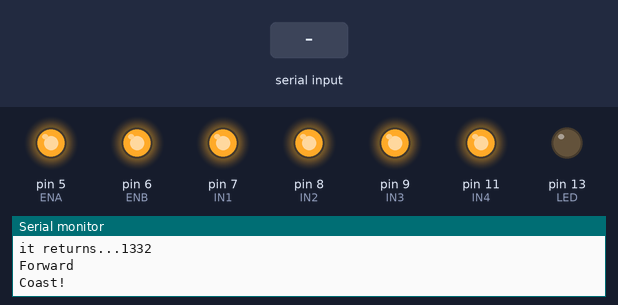
Recording of a sketch running on a simulated Arduino Uno, built with avr-gcc and run on an emulated ATmega328P. On the bench: output pins drawn as LEDs (lit = HIGH), the last lines printed to the serial monitor. The inputs (shaded band) are chosen by the test bench.

Above: at 2.7 s.
2.8 s: "b" received over Serial
At 4.0 s:
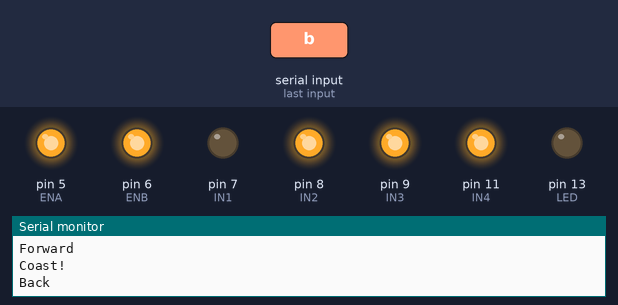
4.3 s: "l" received over Serial
At 5.1 s:
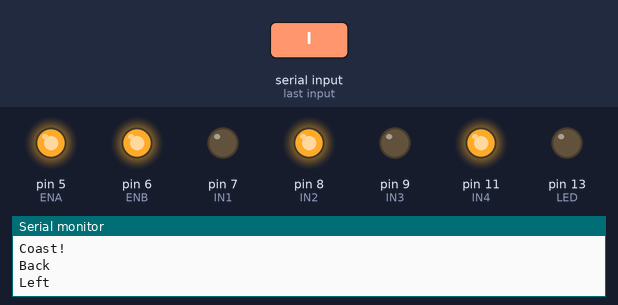
5.8 s: "r" received over Serial
At 6.3 s:
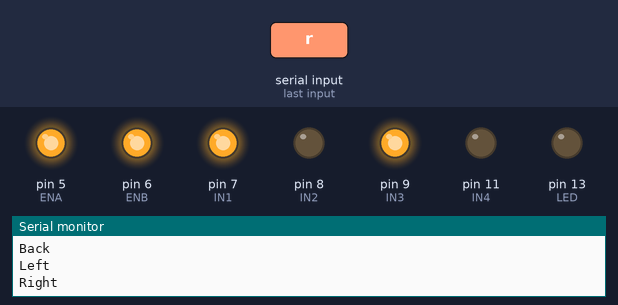
7.3 s: "s" received over Serial
At 8.5 s:
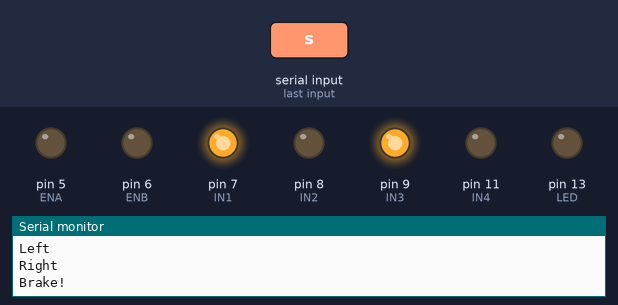
8.8 s: "a" received over Serial
At 9.7 s:
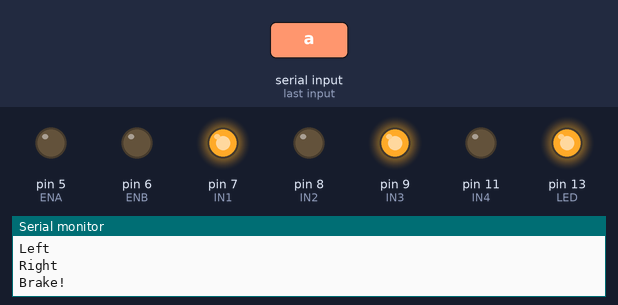
10.3 s: "f" received over Serial
At 10.9 s:
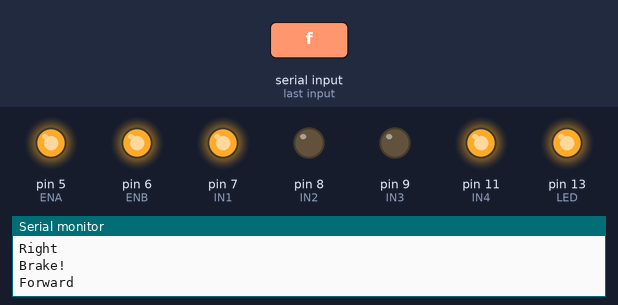
Timing chart, 0 to 12.8 s (numbered marks = the images above; inputs shaded):
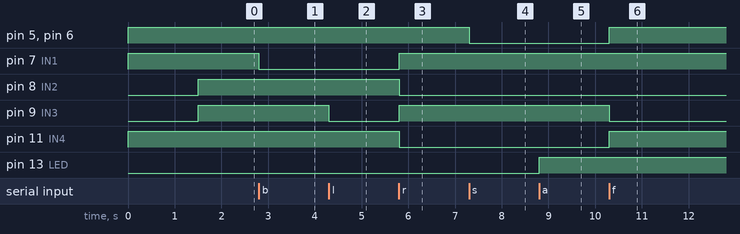

The sketch:

BluetoothModule.ino
```cpp
#define ENA 5
#define ENB 6
#define IN1 7
#define IN2 8
#define IN3 9
#define IN4 11
#define LED 13

unsigned char carSpeed = 150;
bool state = LOW;


void forward(){
  digitalWrite(ENA,HIGH);
  digitalWrite(ENB,HIGH);
  digitalWrite(IN1,HIGH);
  digitalWrite(IN2,LOW);
  digitalWrite(IN3,LOW);
  digitalWrite(IN4,HIGH);
  Serial.println("Forward");
}

void back(){
  digitalWrite(ENA,HIGH);
  digitalWrite(ENB,HIGH);
  digitalWrite(IN1,LOW);
  digitalWrite(IN2,HIGH);
  digitalWrite(IN3,HIGH);
  Serial.println("Back");
}

void left(){
  digitalWrite(ENA,HIGH);
  digitalWrite(ENB,HIGH);
  digitalWrite(IN1,LOW);
  digitalWrite(IN2,HIGH);
  digitalWrite(IN3,LOW);
  digitalWrite(IN4,HIGH);
  Serial.println("Left");
}

void right(){
  digitalWrite(ENA,HIGH);
  digitalWrite(ENB,HIGH);
  digitalWrite(IN1,HIGH);
  digitalWrite(IN2,LOW);
  digitalWrite(IN3,HIGH);
  digitalWrite(IN4,LOW);
  Serial.println("Right");
}

void coast(){
  digitalWrite(ENA,HIGH);
  digitalWrite(ENB,HIGH);
  digitalWrite(IN1,HIGH);
  digitalWrite(IN2,HIGH);
  digitalWrite(IN3,HIGH);
  digitalWrite(IN4,HIGH);
  Serial.println("Coast!");
}

void brake(){
  digitalWrite(ENA,LOW);
  digitalWrite(ENB,LOW);
  Serial.println("Brake!");
}

void stateChange(){
  state = !state;
  digitalWrite(LED, state);
}


void simpleAFunctionMan() {
}

int functionThatReturnsAnInt(int juju) {
  return 666 * juju;
}

void swiggleMilliseconds(int millis) {
  int numIterations = millis / 200;
  for (int n = 0 ; n < numIterations ; n++) {
     swiggle();
  }
}

void swiggle() {
  right();
  delay(100);
  left();
  delay(100);
}

void swiggleSeconds(int secs) {
  swiggleMilliseconds(secs * 1000);
}

//
void setup() {
  Serial.begin(9600);
  Serial.println("setup");

  pinMode(LED, OUTPUT);
  pinMode(IN1, OUTPUT);
  pinMode(IN2, OUTPUT);
  pinMode(IN3, OUTPUT);
  pinMode(IN4, OUTPUT);
  pinMode(ENA, OUTPUT);
  pinMode(ENB, OUTPUT);


  simpleAFunctionMan();
  int ret = functionThatReturnsAnInt(2);
  Serial.print("it returns...");
  Serial.println(ret);

  //swiggle();
  //brake();
  forward();
  delay(1500);
  //brake();
  coast();
}

//
void loop() {
  //The Bluetooth serial port to recieve data in the function
  // Serial.println("loop");
  char getstr = Serial.read();
  switch(getstr){
    case 'f': forward(); break;
    case 'b': back(); break;
    case 'l': left(); break;
    case 'r': right(); break;
    case 's': brake(); break;
    case 'a': stateChange(); break;
    case 'p': swiggle(); break;
    default: break;
  }
}
```

Measured:
- after the input at 2.8 s, pin 7 (IN1): HIGH → LOW at once
- after the input at 4.3 s, pin 9 (IN3): HIGH → LOW at once
- after the input at 5.8 s, pin 7 (IN1), pin 9 (IN3): LOW → HIGH at once; pin 8 (IN2), pin 11 (IN4): HIGH → LOW at once
- after the input at 7.3 s, pin 5 (ENA), pin 6 (ENB): HIGH → LOW at once
- after the input at 8.8 s, pin 13 (LED): LOW → HIGH at once
- after the input at 10.3 s, pin 5 (ENA), pin 6 (ENB), pin 11 (IN4): LOW → HIGH at once; pin 9 (IN3): HIGH → LOW at once
